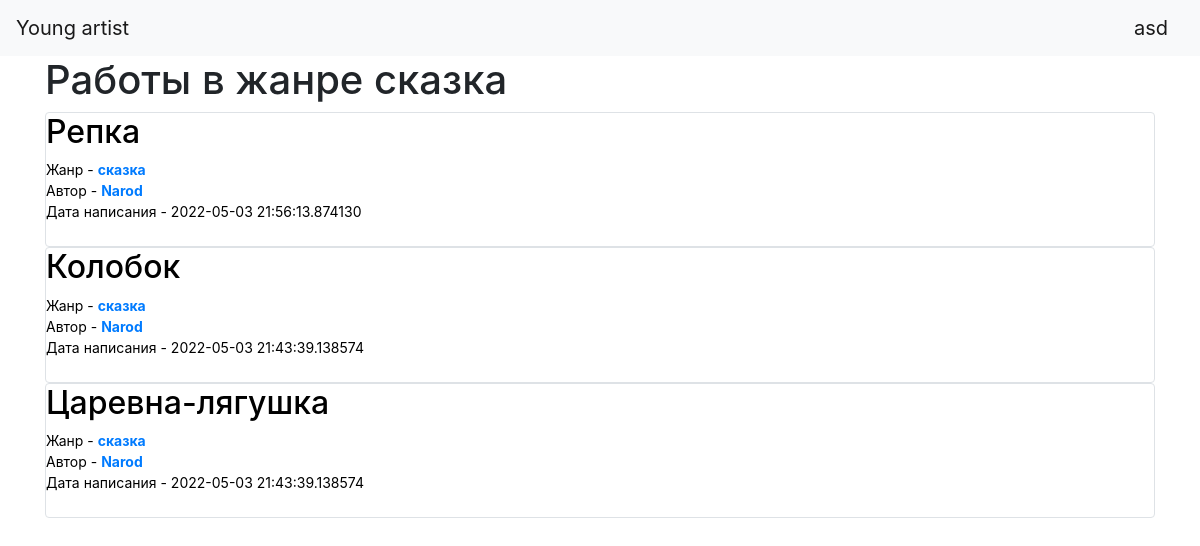
The app's page /filtered_by_genre/11 (signed in) with its own data.
### data/users.py (models this page shows, shortened)
class User(SqlAlchemyBase, UserMixin, SerializerMixin):
    __tablename__ = 'users'
    id = sqlalchemy.Column(sqlalchemy.Integer,
                           primary_key=True, autoincrement=True)
    name = sqlalchemy.Column(sqlalchemy.String, nullable=True)
    about = sqlalchemy.Column(sqlalchemy.String, nullable=True)
    email = sqlalchemy.Column(sqlalchemy.String,
                              index=True, unique=True, nullable=True)
    hashed_password = sqlalchemy.Column(sqlalchemy.String, nullable=True)
    created_date = sqlalchemy.Column(sqlalchemy.DateTime,
                                     default=datetime.datetime.now)
    news = orm.relation("Works", back_populates='user')

### data/works.py (models this page shows)
class Works(SqlAlchemyBase, SerializerMixin):
    __tablename__ = 'works'
    datetime_format = '%d %B %Y'
    id = sqlalchemy.Column(sqlalchemy.Integer,
                           primary_key=True, autoincrement=True)
    title = sqlalchemy.Column(sqlalchemy.String, nullable=True)
    genre_id = sqlalchemy.Column(sqlalchemy.Integer,
                                sqlalchemy.ForeignKey("genres.id"))
    description = sqlalchemy.Column(sqlalchemy.String, nullable=True)
    content = sqlalchemy.Column(sqlalchemy.String, nullable=True)
    created_date = sqlalchemy.Column(sqlalchemy.DateTime,
                                     default=datetime.datetime.now())
    is_private = sqlalchemy.Column(sqlalchemy.Boolean, default=True)
    user_id = sqlalchemy.Column(sqlalchemy.Integer,
                                sqlalchemy.ForeignKey("users.id"))
    user = orm.relation('User')
    genre = orm.relation('Genre')

### data/genre.py (models this page shows)
class Genre(SqlAlchemyBase, SerializerMixin):
    __tablename__ = 'genres'
    id = sqlalchemy.Column(sqlalchemy.Integer, primary_key=True,
                           autoincrement=True)
    name = sqlalchemy.Column(sqlalchemy.String, nullable=True)
    news = orm.relation("Works", back_populates='genre')

### main.py (the view)
@app.route('/filtered_by_genre/<int:genre_id>')
def filtered_by_genre(genre_id):
    db_sess = db_session.create_session()
    works = db_sess.query(Works).filter(Works.genre_id == genre_id).order_by(
        desc(Works.created_date))
    return render_template('index.html',
                           headline=f'Работы в жанре {GENRES[genre_id - 1]}',
                           works=works)

### data/db_session.py (called while the page is built)
def create_session() -> Session:
    global __factory
    return __factory()

### main.py (called while the page is built)
@login_manager.user_loader
def load_user(user_id):
    db_sess = db_session.create_session()
    return db_sess.query(User).get(user_id)

### templates/index.html (shortened to what this page needs)
{% extends "base.html" %}
{% block content %}
<h1>{{ headline }}</h1>
{% for item in works %}
<div class="col-md6 border rounded" style="color: black;">
    <a href='/texts/{{ item.id|int() }}' class='straight_link'>
        <h2>{{item.title}}</h2>
    </a>
    <div style="overflow-x:hidden; text-overflow: ellipsis; font-size: 14px;">
        Жанр - <a href="/filtered_by_genre/{{ item.genre_id }}"><b>{{item.genre.name}}</b></a><br>
        Автор - <a href="/profile/{{item.user_id}}"><b>{{item.user.name}}</b><a>
        <br>Дата написания - {{item.created_date}}
    </div>
    <br>
</div>
{% endfor %}
{% endblock %}

### templates/base.html (shortened to what this page needs)
<!doctype html>
<html lang="en">
<head>
    <link rel="stylesheet"
          href="https://stackpath.bootstrapcdn.com/bootstrap/4.4.1/css/bootstrap.min.css"
>
      <link rel="stylesheet" href="https://cdnjs.cloudflare.com/ajax/libs/font-awesome/4.7.0/css/font-awesome.min.css">
</head>
<body>
<header>
    <nav class="navbar navbar-light bg-light">
        <a class="navbar-brand" href="/">Young artist</a>
                {% if current_user.is_authenticated %}
            <a class="navbar-brand" href="/profile/{{ current_user.id }}">{{ current_user.name }}</a>
        {% else %}
            <p>
                <a class="btn btn-primary " href="/register">Зарегистрироваться</a>
                <a class="btn btn-success" href="/login">Войти</a>
            </p>
        {% endif %}
    </nav>
</header>
<main role="main" class="container">
    {% block content %}{% endblock %}
</main>
</body>
<footer>
    <div style="height: 40px;"></div>
</footer>
</html>

### templates/base.html (style rules this page uses)
.straight_link { text-decoration: none; color: black; }

### records on screen
User: name "asd"
Works: title "Репка", genre.name "сказка", user.name "Narod", created_date "2022-05-03 21:56:13.874130"
Works: title "Колобок", genre.name "сказка", user.name "Narod", created_date "2022-05-03 21:43:39.138574"
Works: title "Царевна-лягушка", genre.name "сказка", user.name "Narod", created_date "2022-05-03 21:43:39.138574"

### other values on screen
{{ headline }} "Работы в жанре сказка"
